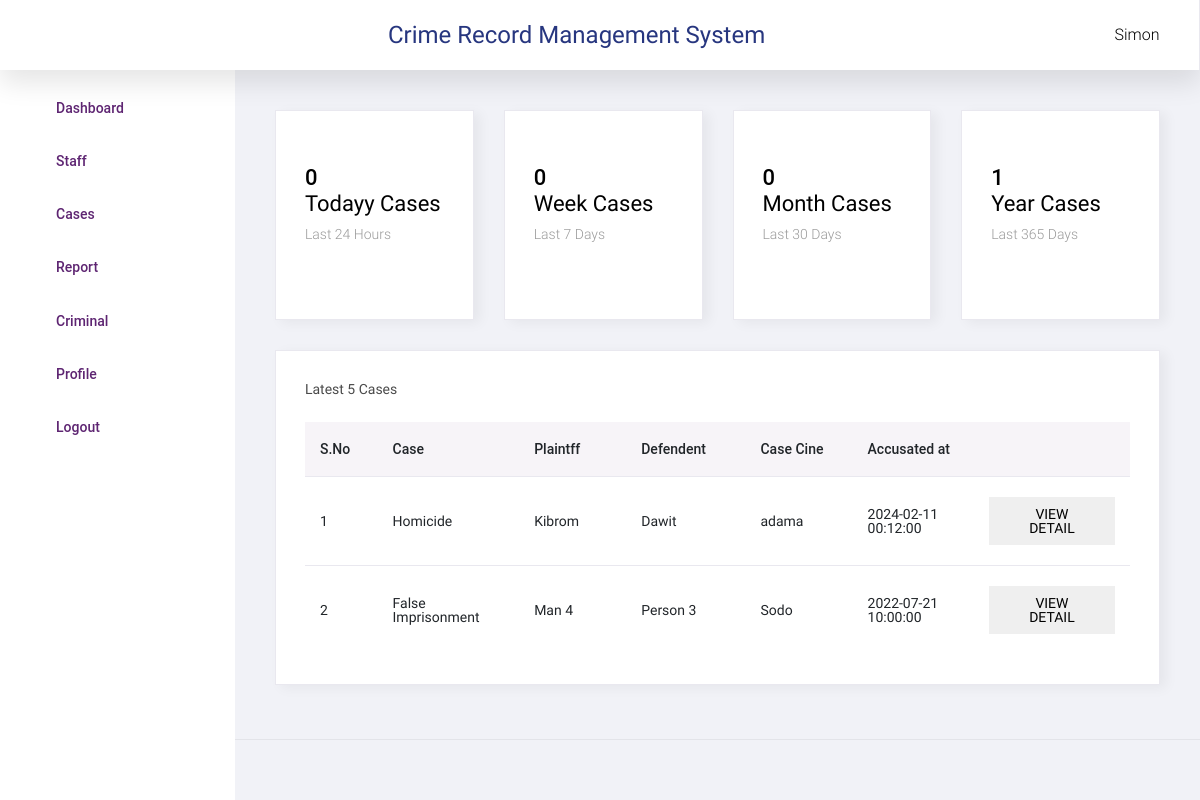
The page /police/index.php (signed in) on the database its author committed.
### tables this page shows
CREATE TABLE `cases` (
  `id` int(11) NOT NULL,
  `user_id` int(11) NOT NULL,
  `category_id` int(11) NOT NULL,
  `accuser` varchar(120) NOT NULL,
  `image` varchar(250) NOT NULL,
  `agender` varchar(120) NOT NULL,
  `adob` date NOT NULL,
  `aaddress` varchar(120) NOT NULL,
  `aphone` int(15) NOT NULL,
  `awork` varchar(120) NOT NULL,
  `pstatement` varchar(5000) NOT NULL,
  `defendent` varchar(120) NOT NULL,
  `dgender` varchar(120) NOT NULL,
  `ddob` date NOT NULL,
  `dmother` varchar(120) NOT NULL,
  `dfather` varchar(120) NOT NULL,
  `dwork` varchar(120) NOT NULL,
  `dfamily` varchar(120) NOT NULL,
  `daddress` varchar(120) NOT NULL,
  `dphone` int(15) NOT NULL,
  `dstatement` varchar(5000) NOT NULL,
  `cine` varchar(250) NOT NULL,
  `accusation` datetime NOT NULL,
  `imprisioned` datetime NOT NULL,
  `arn` varchar(50) NOT NULL,
  `status` int(11) NOT NULL,
  `casetype` int(11) NOT NULL,
  `detective_id` int(11) NOT NULL,
  `investigation` varchar(50) NOT NULL,
  `archive_id` int(11) NOT NULL,
  `sended` int(11) NOT NULL,
  `jachive_id` int(11) NOT NULL,
  `prosecutor_id` int(11) NOT NULL,
  `pro_decision` varchar(50) NOT NULL,
  `dassign_id` int(11) NOT NULL,
  `passign_id` int(11) NOT NULL,
  `pcheck_id` int(11) NOT NULL,
  `prosecution_id` int(11) NOT NULL,
  `added_on` datetime NOT NULL
);

CREATE TABLE `category` (
  `id` int(11) NOT NULL,
  `category` varchar(50) NOT NULL,
  `status` int(11) NOT NULL
);

### police/index.php (the view, shortened to what this page needs)
<?php
include('header.php');
?>
<div class="main-panel">
    <div class="content-wrapper">
    <div class="row">
        <div class="col-md-6 col-lg-3 grid-margin stretch-card">
            <div class="card">
                <div class="card-body">
                    <h1 class="font-weight-light mb-4">
                        <?php
                        $sql="select * from cases where cases.user_id='".$_SESSION['POLICE_ID']."' and added_on between '".date('Y-m-d')." 00-00-00' and '".date('Y-m-d')." 23-59-59' and casetype='0' ";
                        $res=mysqli_query($con,$sql);
                        if($row=mysqli_num_rows($res)){
                            echo"<h4 class='mb-0'>".$row."</h4>";
                        }else{
                            echo"<h4 class='mb-0'>0</h4>";
                        }
                        ?>
                    </h1>
                    <div class="d-flex flex-wrap align-items-center">
                        <div>
                            <h4 class="font-weight-normal">Todayy Cases</h4>
                            <p class="text-muted mb-0 font-weight-light">Last 24 Hours</p>
                        </div>
                        <i class="mdi mdi-account-card-details icon-lg text-primary ml-auto"></i>
                    </div>
                </div>
            </div>
        </div>
        <div class="col-md-6 col-lg-3 grid-margin stretch-card">
            <div class="card">
                <div class="card-body">
                    <h1 class="font-weight-light mb-4">
                        <?php
                        $start=strtotime(date('Y-m-d'));
                        $start=strtotime("-7 day",$start);
                        $start=date('Y-m-d',$start);
                        $sql="select * from cases where cases.user_id='".$_SESSION['POLICE_ID']."' and added_on between '$start' and '".date('Y-m-d')." 23-59-59' and casetype='0' ";
                        $res=mysqli_query($con,$sql);
                        if($row=mysqli_num_rows($res)){
                            echo"<h4 class='mb-0'>".$row."</h4>";
                        }else{
                            echo"<h4 class='mb-0'>0</h4>";
                        }
                         ?>
                    </h1>
                    <div class="d-flex flex-wrap align-items-center">
                        <div>
                            <h4 class="font-weight-normal">Week Cases</h4>
                            <p class="text-muted mb-0 font-weight-light">Last 7 Days</p>
                        </div>
                        <i class="mdi mdi-account-card-details icon-lg text-primary ml-auto"></i>
                    </div>
                </div>
            </div>
        </div>
        <div class="col-md-6 col-lg-3 grid-margin stretch-card">
            <div class="card">
                <div class="card-body">
                    <h1 class="font-weight-light mb-4">
                        <?php
                        $start=strtotime(date('Y-m-d'));
                        $start=strtotime("-30 day",$start);
                        $start=date('Y-m-d',$start);
                        $sql="select * from cases where cases.user_id='".$_SESSION['POLICE_ID']."' and added_on between '$start' and '".date('Y-m-d')." 23-59-59' and casetype='0' ";
                        $res=mysqli_query($con,$sql);
                        if($row=mysqli_num_rows($res)){
                            echo"<h4 class='mb-0'>".$row."</h4>";
                        }else{
                            echo"<h4 class='mb-0'>0</h4>";
                        }
                         ?>
                    </h1>
                    <div class="d-flex flex-wrap align-items-center">
                        <div>
                            <h4 class="font-weight-normal">Month Cases</h4>
                            <p class="text-muted mb-0 font-weight-light">Last 30 Days</p>
                        </div>
                        <i class="mdi mdi-account-card-details icon-lg text-primary ml-auto"></i>
                    </div>
                </div>
            </div>
        </div>
        <div class="col-md-6 col-lg-3 grid-margin stretch-card">
            <div class="card">
                <div class="card-body">
                    <h1 class="font-weight-light mb-4">
                        <?php
                        $start=strtotime(date('Y-m-d'));
                        $start=strtotime("-365 day",$start);
                        $start=date('Y-m-d',$start);
                        $sql="select * from cases where cases.user_id='".$_SESSION['POLICE_ID']."' and added_on between '$start' and '".date('Y-m-d')." 23-59-59' and casetype='0' ";
                        $res=mysqli_query($con,$sql);
                        if($row=mysqli_num_rows($res)){
                            echo"<h4 class='mb-0'>".$row."</h4>";
                        }else{
                            echo"<h4 class='mb-0'>0</h4>";
                        }
                         ?>
                    </h1>
                    <div class="d-flex flex-wrap align-items-center">
                        <div>
                            <h4 class="font-weight-normal">Year Cases</h4>
                            <p class="text-muted mb-0 font-weight-light">Last 365 Days</p>
                        </div>
                        <i class="mdi mdi-account-card-details icon-lg text-primary ml-auto"></i>
                    </div>
                </div>
            </div>
        </div>
    </div>
    <?php
    $sql="select cases.*,category from cases,category where cases.category_id=category.id and cases.user_id='".$_SESSION['POLICE_ID']."' order by cases.id desc limit 5";
    $res=mysqli_query($con,$sql);
    ?>
    <div class="row">
        <div class="col-12">
            <div class="card">
                <div class="card-body">
                    <h4 class="card-title">Latest 5 Cases</h4>
                    <div class="table-responsive">
                        <table class="table table-hover">
                            <thead>
                                <tr>
                                    <th width="5%">S.No</th>
                                    <th width="10%">Case</th>
                                    <th width="10%">Plaintff</th>
                                    <th width="10%">Defendent</th>
                                    <th width="10%">Case Cine</th>
                                    <th width="10%">Accusated at</th>
                                    <th width="10%"></th>
                                </tr>
                            </thead>
                            <tbody>
                                <?php if(mysqli_num_rows($res)>0){
                                    $i=1;
                                    while($row=mysqli_fetch_assoc($res)){
                                ?>
                                <tr>
                                    <td><?php echo $i?></td>
                                    <td><?php echo $row['category']?></td>
                                    <td><?php echo $row['accuser']?></td>
                                    <td><?php echo $row['defendent']?></td>
                                    <td><?php echo $row['cine']?></td>
                                    <td><?php echo $row['accusation']?></td>
                                    <td>
                                        <a href="case_detail.php?id=<?php echo $row['id']?>"><button type="button" class="add-btn">View Detail</button></a>
                                    </td>
                                </tr>
                                <?php
                                    $i++; } } else { ?>
                                    <h6 colspan="5">No data found</h6>
                                <?php } ?>
                            </tbody>
                        </table>
                    </div>
                </div>
            </div>
        </div>
    </div>
    </div>
<?php
include('footer.php');
?>

### police/index.php (style rules this page uses)
.add-btn { text-transform: uppercase; border: none; font-family: inherit; padding: 10px 28px; cursor: pointer; transition: all 0.3s ease-out; }

### rows shown on the page
cases: category.category "Homicide", accuser "Kibrom", defendent "Dawit", cine "adama", accusation "2024-02-11 00:12:00"
cases: category.category "False Imprisonment", accuser "Man 4", defendent "Person 3", cine "Sodo", accusation "2022-07-21 10:00:00"

### other values the page prints
$_SESSION['POLICE_USER'] "Simon"
$row "1"
